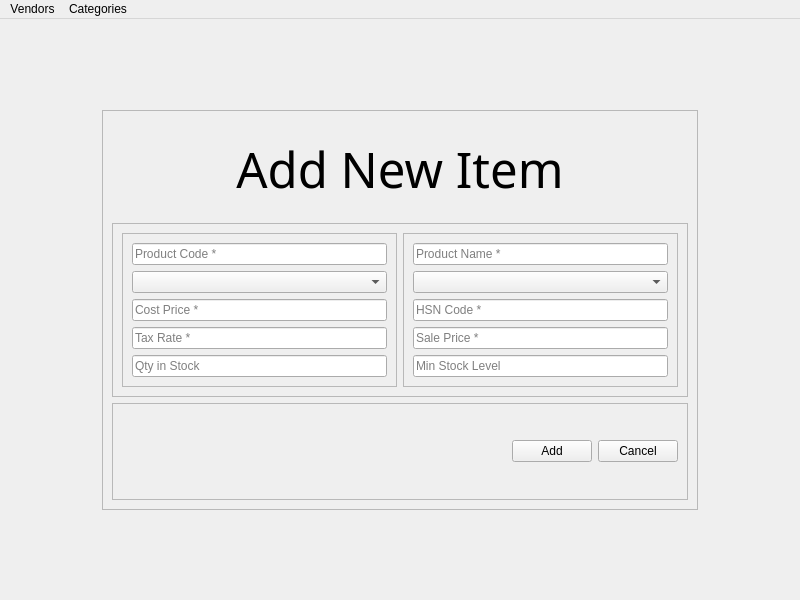
<?xml version="1.0" encoding="UTF-8"?>
<ui version="4.0">
 <class>AddItem</class>
 <widget class="QMainWindow" name="AddItem">
  <property name="geometry">
   <rect>
    <x>0</x>
    <y>0</y>
    <width>800</width>
    <height>600</height>
   </rect>
  </property>
  <property name="windowTitle">
   <string>Add New Item</string>
  </property>
  <property name="windowIcon">
   <iconset resource="../Assets/Icons/icons.qrc">
    <normaloff>:/button-icons/plus_icon.png</normaloff>:/button-icons/plus_icon.png</iconset>
  </property>
  <widget class="QWidget" name="centralwidget">
   <layout class="QGridLayout" name="gridLayout">
    <item row="2" column="1">
     <spacer name="verticalSpacer_2">
      <property name="orientation">
       <enum>Qt::Vertical</enum>
      </property>
      <property name="sizeHint" stdset="0">
       <size>
        <width>20</width>
        <height>40</height>
       </size>
      </property>
     </spacer>
    </item>
    <item row="1" column="0">
     <spacer name="horizontalSpacer">
      <property name="orientation">
       <enum>Qt::Horizontal</enum>
      </property>
      <property name="sizeHint" stdset="0">
       <size>
        <width>40</width>
        <height>20</height>
       </size>
      </property>
     </spacer>
    </item>
    <item row="0" column="1">
     <spacer name="verticalSpacer">
      <property name="orientation">
       <enum>Qt::Vertical</enum>
      </property>
      <property name="sizeHint" stdset="0">
       <size>
        <width>20</width>
        <height>40</height>
       </size>
      </property>
     </spacer>
    </item>
    <item row="1" column="1">
     <widget class="QFrame" name="Main">
      <property name="minimumSize">
       <size>
        <width>596</width>
        <height>400</height>
       </size>
      </property>
      <property name="frameShape">
       <enum>QFrame::StyledPanel</enum>
      </property>
      <property name="frameShadow">
       <enum>QFrame::Raised</enum>
      </property>
      <layout class="QVBoxLayout" name="verticalLayout">
       <item>
        <widget class="QLabel" name="headerLabel">
         <property name="maximumSize">
          <size>
           <width>16777215</width>
           <height>111</height>
          </size>
         </property>
         <property name="font">
          <font>
           <family>Reem Kufi</family>
           <pointsize>37</pointsize>
          </font>
         </property>
         <property name="text">
          <string>Add New Item</string>
         </property>
         <property name="alignment">
          <set>Qt::AlignCenter</set>
         </property>
        </widget>
       </item>
       <item>
        <widget class="QFrame" name="frame">
         <property name="frameShape">
          <enum>QFrame::StyledPanel</enum>
         </property>
         <property name="frameShadow">
          <enum>QFrame::Raised</enum>
         </property>
         <layout class="QHBoxLayout" name="horizontalLayout_2">
          <item>
           <widget class="QFrame" name="ItemInfoFrame1">
            <property name="frameShape">
             <enum>QFrame::StyledPanel</enum>
            </property>
            <property name="frameShadow">
             <enum>QFrame::Raised</enum>
            </property>
            <layout class="QVBoxLayout" name="verticalLayout_3">
             <item>
              <widget class="QLineEdit" name="productCode">
               <property name="placeholderText">
                <string>Product Code *</string>
               </property>
               <property name="mandatory" stdset="0">
                <bool>true</bool>
               </property>
              </widget>
             </item>
             <item>
              <widget class="QComboBox" name="vendor">
               <property name="placeholderText">
                <string>Vendor *</string>
               </property>
               <property name="mandatory" stdset="0">
                <bool>true</bool>
               </property>
              </widget>
             </item>
             <item>
              <widget class="QLineEdit" name="costPrice">
               <property name="placeholderText">
                <string>Cost Price *</string>
               </property>
               <property name="mandatory" stdset="0">
                <bool>true</bool>
               </property>
              </widget>
             </item>
             <item>
              <widget class="QLineEdit" name="taxRate">
               <property name="placeholderText">
                <string>Tax Rate *</string>
               </property>
               <property name="mandatory" stdset="0">
                <bool>true</bool>
               </property>
              </widget>
             </item>
             <item>
              <widget class="QLineEdit" name="qtyInStock">
               <property name="placeholderText">
                <string>Qty in Stock</string>
               </property>
               <property name="mandatory" stdset="0">
                <bool>false</bool>
               </property>
              </widget>
             </item>
            </layout>
           </widget>
          </item>
          <item>
           <widget class="QFrame" name="ItemInfoFrame2">
            <property name="frameShape">
             <enum>QFrame::StyledPanel</enum>
            </property>
            <property name="frameShadow">
             <enum>QFrame::Raised</enum>
            </property>
            <layout class="QVBoxLayout" name="verticalLayout_2">
             <item>
              <widget class="QLineEdit" name="productName">
               <property name="placeholderText">
                <string>Product Name *</string>
               </property>
               <property name="mandatory" stdset="0">
                <bool>true</bool>
               </property>
              </widget>
             </item>
             <item>
              <widget class="QComboBox" name="productCategory">
               <property name="placeholderText">
                <string>Category *</string>
               </property>
               <property name="mandatory" stdset="0">
                <bool>true</bool>
               </property>
              </widget>
             </item>
             <item>
              <widget class="QLineEdit" name="hsnCode">
               <property name="placeholderText">
                <string>HSN Code *</string>
               </property>
               <property name="mandatory" stdset="0">
                <bool>true</bool>
               </property>
              </widget>
             </item>
             <item>
              <widget class="QLineEdit" name="salePrice">
               <property name="placeholderText">
                <string>Sale Price *</string>
               </property>
               <property name="mandatory" stdset="0">
                <bool>true</bool>
               </property>
              </widget>
             </item>
             <item>
              <widget class="QLineEdit" name="minStockLevel">
               <property name="placeholderText">
                <string>Min Stock Level</string>
               </property>
               <property name="mandatory" stdset="0">
                <bool>false</bool>
               </property>
              </widget>
             </item>
            </layout>
           </widget>
          </item>
         </layout>
        </widget>
       </item>
       <item>
        <widget class="QFrame" name="frame_3">
         <property name="frameShape">
          <enum>QFrame::StyledPanel</enum>
         </property>
         <property name="frameShadow">
          <enum>QFrame::Raised</enum>
         </property>
         <layout class="QHBoxLayout" name="horizontalLayout">
          <item>
           <spacer name="horizontalSpacer_3">
            <property name="orientation">
             <enum>Qt::Horizontal</enum>
            </property>
            <property name="sizeHint" stdset="0">
             <size>
              <width>40</width>
              <height>20</height>
             </size>
            </property>
           </spacer>
          </item>
          <item>
           <widget class="QPushButton" name="addItem">
            <property name="text">
             <string>Add</string>
            </property>
           </widget>
          </item>
          <item>
           <widget class="QPushButton" name="cancelItem">
            <property name="text">
             <string>Cancel</string>
            </property>
           </widget>
          </item>
         </layout>
        </widget>
       </item>
      </layout>
     </widget>
    </item>
    <item row="1" column="2">
     <spacer name="horizontalSpacer_2">
      <property name="orientation">
       <enum>Qt::Horizontal</enum>
      </property>
      <property name="sizeHint" stdset="0">
       <size>
        <width>40</width>
        <height>20</height>
       </size>
      </property>
     </spacer>
    </item>
   </layout>
  </widget>
  <widget class="QMenuBar" name="menubar">
   <property name="geometry">
    <rect>
     <x>0</x>
     <y>0</y>
     <width>800</width>
     <height>22</height>
    </rect>
   </property>
   <widget class="QMenu" name="menuAdd_Remove">
    <property name="title">
     <string>Vendors</string>
    </property>
    <addaction name="actionAdd_Vendors"/>
    <addaction name="actionRemove_Vendors"/>
   </widget>
   <widget class="QMenu" name="menuCategories_2">
    <property name="title">
     <string>Categories</string>
    </property>
    <addaction name="actionAdd_Categories"/>
    <addaction name="actionRemove_Categories"/>
   </widget>
   <addaction name="menuAdd_Remove"/>
   <addaction name="menuCategories_2"/>
  </widget>
  <action name="actionAdd_new_category">
   <property name="text">
    <string>Add new category</string>
   </property>
  </action>
  <action name="actionRemove_a_category">
   <property name="text">
    <string>Remove a category</string>
   </property>
  </action>
  <action name="actionAdd_new_vendor">
   <property name="text">
    <string>Add new vendor</string>
   </property>
  </action>
  <action name="actionRemove_existing_vendor">
   <property name="text">
    <string>Remove existing vendor</string>
   </property>
  </action>
  <action name="actionView_Vendors">
   <property name="text">
    <string>View Vendors</string>
   </property>
  </action>
  <action name="actionView_Categories">
   <property name="text">
    <string>View Categories</string>
   </property>
  </action>
  <action name="actionAdd_Vendors">
   <property name="text">
    <string>Add Vendors</string>
   </property>
  </action>
  <action name="actionRemove_Vendors">
   <property name="text">
    <string>Remove Vendors</string>
   </property>
  </action>
  <action name="actionAdd_Categories">
   <property name="text">
    <string>Add Categories</string>
   </property>
  </action>
  <action name="actionRemove_Categories">
   <property name="text">
    <string>Remove Categories</string>
   </property>
  </action>
 </widget>
 <tabstops>
  <tabstop>productCode</tabstop>
  <tabstop>productName</tabstop>
  <tabstop>costPrice</tabstop>
  <tabstop>hsnCode</tabstop>
  <tabstop>taxRate</tabstop>
  <tabstop>salePrice</tabstop>
  <tabstop>qtyInStock</tabstop>
  <tabstop>minStockLevel</tabstop>
 </tabstops>
 <resources>
  <include location="../Assets/Icons/icons.qrc"/>
 </resources>
 <connections/>
</ui>
